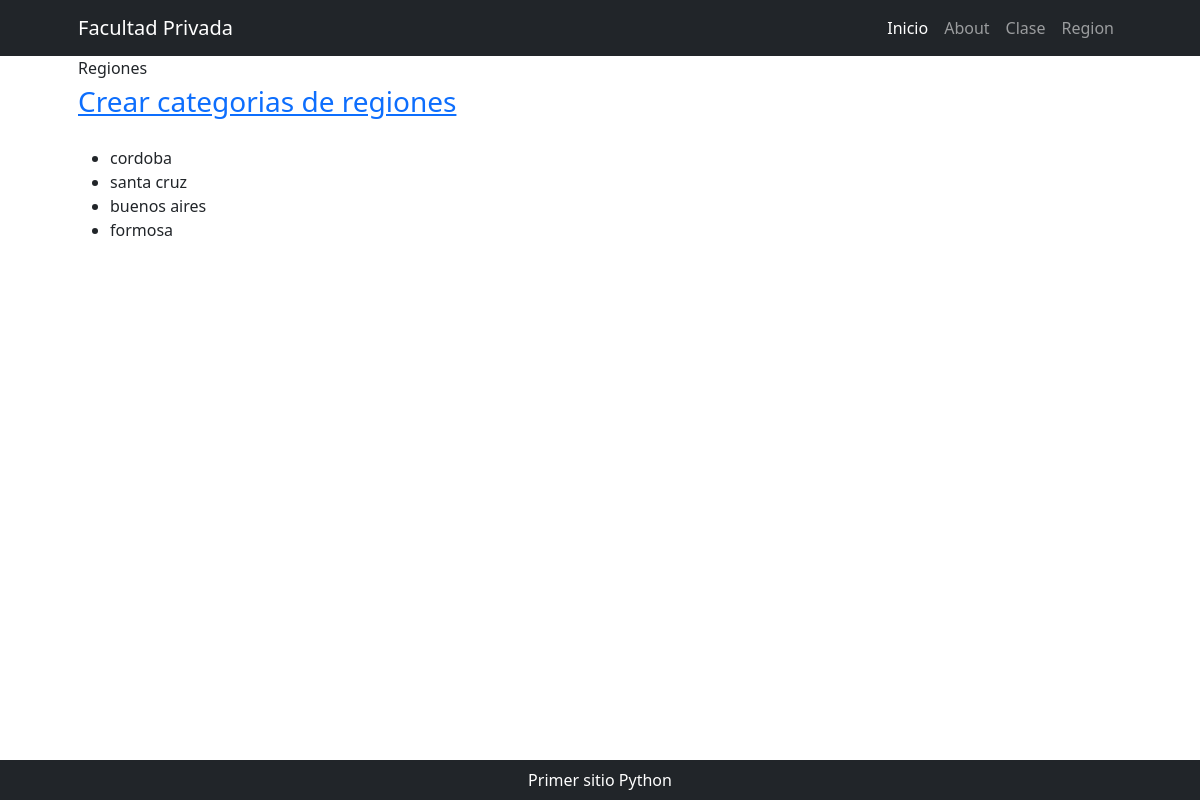
The page /region/ on the database as committed earlier.
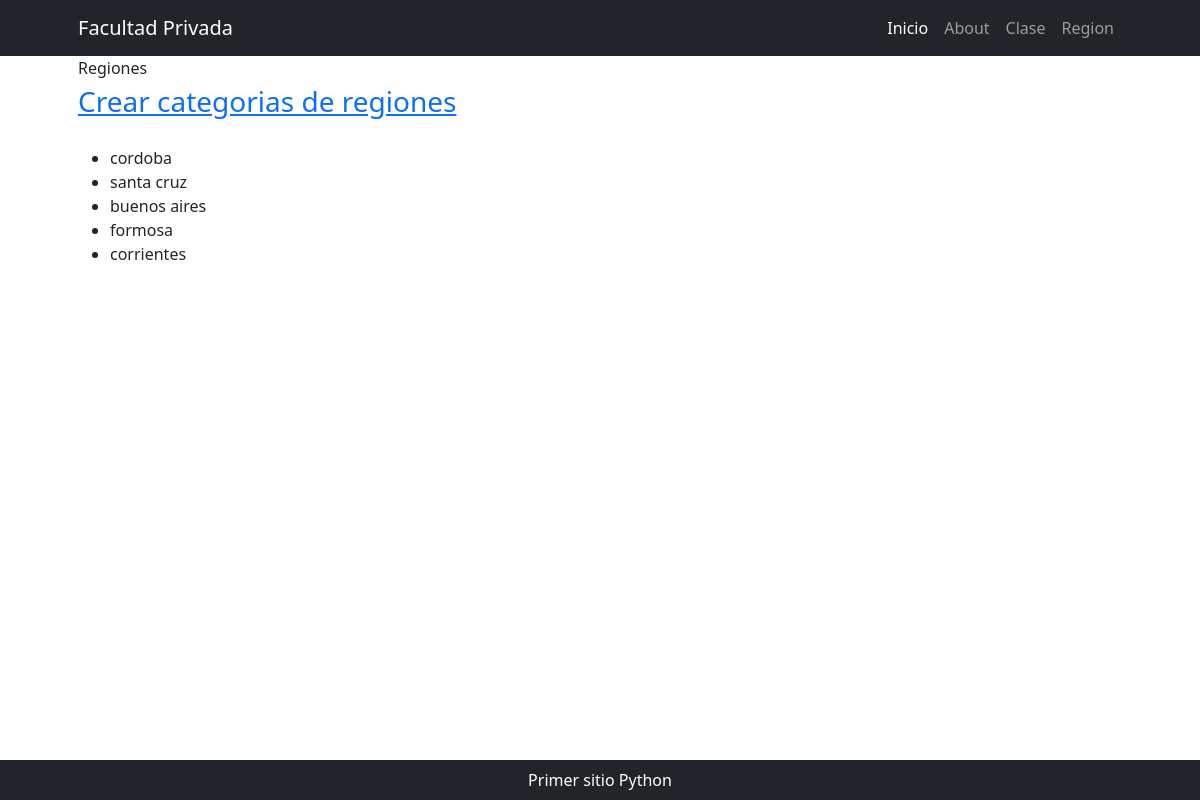
The same page on the database as committed later.
### region/models.py (models this page shows)
class RegionCategoria(models.Model):
    nombre = models.CharField(max_length=200, unique=True)
    zona = models.CharField(max_length=200, null=True, blank=True, verbose_name="zona")
    def __str__(self) -> str:
        return self.nombre
    class Meta:
        verbose_name = "region del curso"
        verbose_name_plural= "regiones de curso"

### region/views.py (the view)
# urls.py: path("", views.home, name="home"),
def home(request):
    consulta_region = models.RegionCategoria.objects.all()
    context = {"regiones": consulta_region}
    return render(request, "region/index.html", context)

### region/templates/region/index.html (shortened to what this page needs)
{% extends 'core/base.html' %}
{% block titulo%}
     Regiones
{% endblock titulo %}
{% block contenido %}
    <div class="fs-3 pb-4 ">
        <a href="{% url 'region:regioncategoria_create' %}">Crear categorias de regiones</a>
    </div>
    <ul>
        {% for region in regiones %} <li>{{ region }}</li>{% endfor %}
    </ul>
{% endblock contenido %}

Rows that differ between the two databases and show on the page:
added RegionCategoria: nombre "corrientes"
